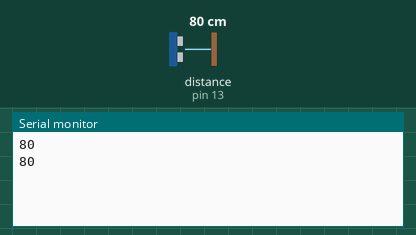
A sketch run on a simulated Arduino Uno, built with avr-gcc and run on an emulated ATmega328P. On the bench: the last lines printed to the serial monitor. Inputs (shaded band) come from the test bench; at power-on: distance to the obstacle (sensor on pin 13) 80 cm. The echo pulse lasts 58.3 µs per cm.

Above: at 2.8 s.
2.9 s: distance to the obstacle (sensor on pin 13) set to 2 cm
At 4.9 s:
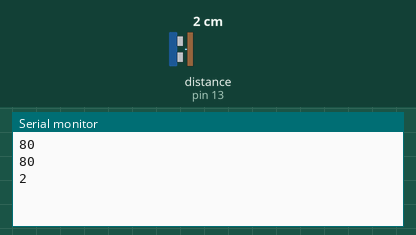
5.6 s: distance to the obstacle (sensor on pin 13) set to 4 cm
At 6.5 s:
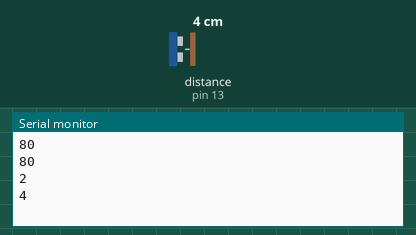
Timing chart, 0 to 8.6 s (numbered marks = the images above; inputs shaded):
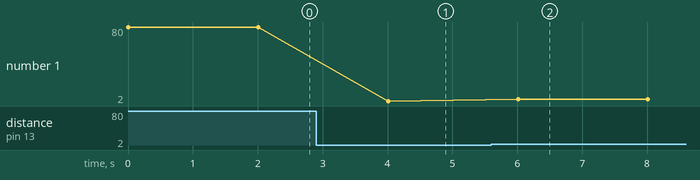

Measured:
- after the input at 2.9 s, the serial monitor: prints a new line after 1.1 s (image 1)
- after the input at 5.6 s, the serial monitor: prints a new line after 0.41 s (image 2)
- plotted number 1: 80 → 2 after the input at 2.9 s, 2 → 4 after the input at 5.6 s

The sketch:

codigosensoresPI2.ino
```cpp
#include <Ultrasonic.h>

int trigger = 12; // Pino do trigger do sensor ultrassônico
int echo = 13;    // Pino do echo do sensor ultrassônico

Ultrasonic sensor(trigger, echo); // Inicializa o sensor ultrassônico


// ----------------------------------------------------------------------------------------------------------------------

void setup() {
    Serial.begin(9600); // Inicializa a comunicação serial
}

// ----------------------------------------------------------------------------------------------------------------------

void loop() {
    long distancia = sensor.distanceRead(); // Obtém a distância medida pelo sensor
    // float volume = 3.14 * (50^2) * (1000 - distancia) // supondo medidas do tanque. float volume = 3.14 * (r^2) * (altura tanque - distancia)

    if(isnan(distancia)){
      Serial.println("Unidade: Erro ao ler os dados do sensor");
    } else {
      Serial.println(distancia);
    }


    delay(2000); // Aguarda 2 segundos antes da próxima leitura
}
```
